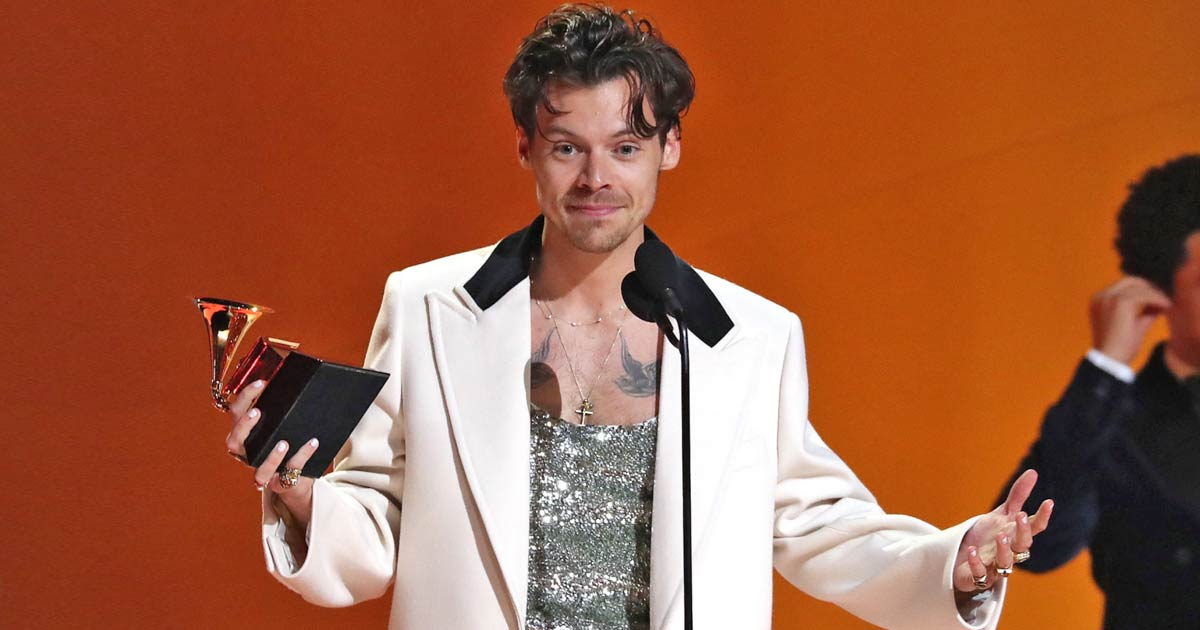
#> input picture model/test_images/harry01.jpeg, 1200 x 630 px
$ jupyter execute --allow-errors singer_classifier_model.ipynb   (shell and % lines are left out)
#> lines starting #> are read from the running program, lines starting #| are printed output that depends on the picture; after the words box and inside, x2 and y2 are one past the last pixel; in counts of white or black regions, pixels touching at a corner belong together
[cell 1]
import numpy as np
import cv2
import matplotlib.pyplot as plt

## Data Cleaning and Preprocessing

[cell 2]
img = cv2.imread('./test_images/harry01.jpeg')
#> img is the input picture: shape (630, 1200, 3); mean B, G, R 64.3, 94.1, 160.7
img.shape
#> Out = (630, 1200, 3)

[cell 3]
plt.imshow(img)

[cell 4]
gray = cv2.cvtColor(img, cv2.COLOR_BGR2GRAY)
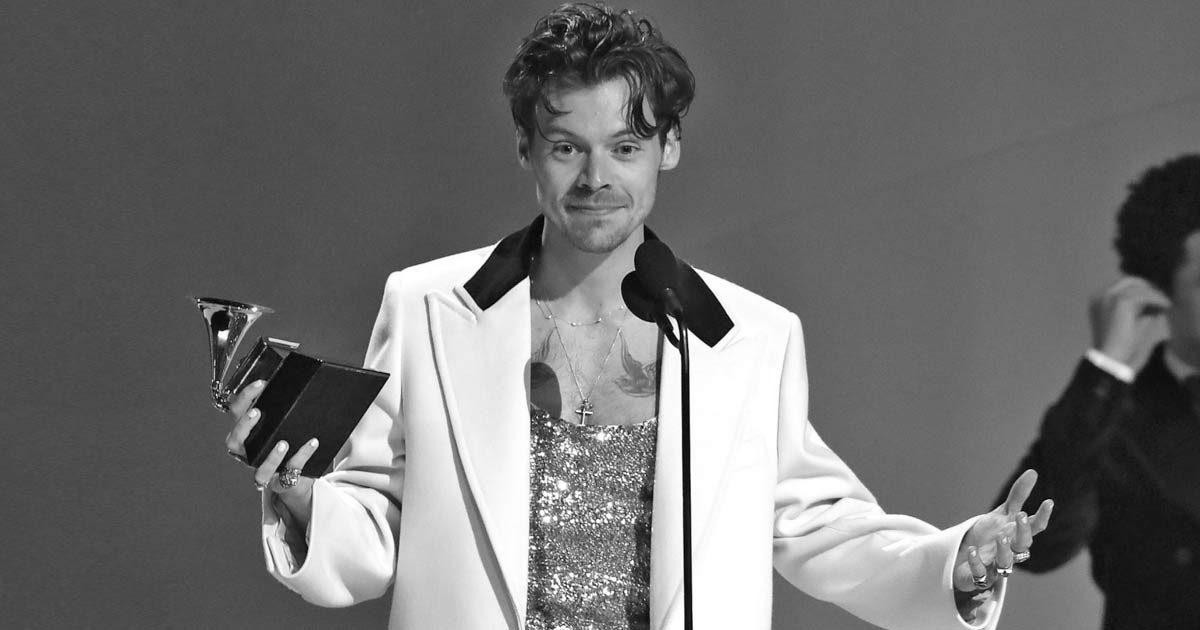
#> gray: shape (630, 1200); min 0, max 255, mean 110.6
gray.shape
#> Out = (630, 1200)

[cell 5]
gray

[cell 6]
plt.imshow(gray, cmap='gray')

[cell 7]
face_cascade = cv2.CascadeClassifier('./opencv/haarcascades/haarcascade_frontalface_default.xml')
eye_cascade = cv2.CascadeClassifier('./opencv/haarcascades/haarcascade_eye.xml')

faces = face_cascade.detectMultiScale(gray, 1.3, 5)
#> faces = [[513, 84, 161, 161]]
faces
#> Out = [[513, 84, 161, 161]]

[cell 8]
(x,y,w,h) = faces[0]
#> x = 513; y = 84; w = 161; h = 161
x,y,w,h
#> Out = (513, 84, 161, 161)

[cell 9]
face_img = cv2.rectangle(img,(x,y),(x+w,y+h),(255,0,0),2)
plt.imshow(face_img)

[cell 10]
cv2.destroyAllWindows()
for (x,y,w,h) in faces:
    face_img = cv2.rectangle(img,(x,y),(x+w,y+h),(255,0,0),2)
    roi_gray = gray[y:y+h, x:x+w]
    roi_color = face_img[y:y+h, x:x+w]
    eyes = eye_cascade.detectMultiScale(roi_gray)
    for (ex,ey,ew,eh) in eyes:
        cv2.rectangle(roi_color,(ex,ey),(ex+ew,ey+eh),(0,255,0),2)
#> this loop made 1 pass
#> (x, y, w, h, eyes) on pass 1: (513, 84, 161, 161, [[31, 46, 38, 38], [94, 48, 35, 35]])
#> pass 1, `roi_color = face_img[y:y+h, x:x+w]`:
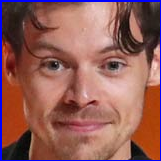
#> roi_color: shape (161, 161, 3); mean B, G, R 87.3, 93.2, 146
#> after the loop:
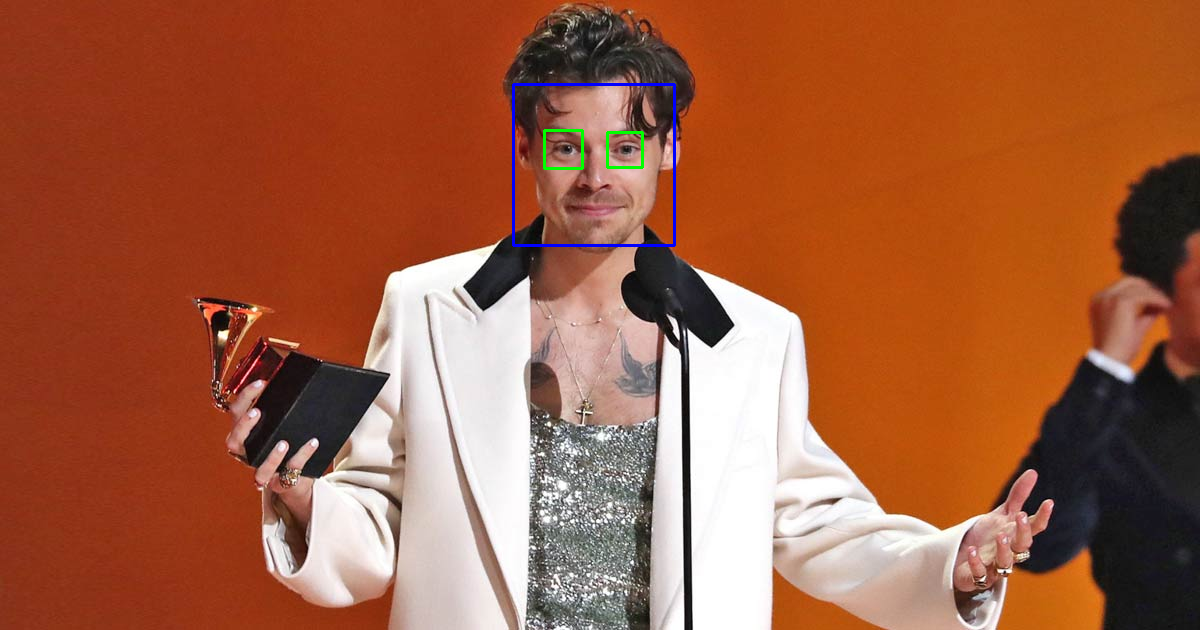
#> img: shape (630, 1200, 3); mean B, G, R 64.7, 94.1, 160.2
#> after the loop:
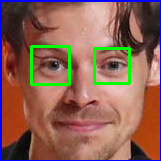
#> roi_color: shape (161, 161, 3); 3.35% of pixels changed, all inside (x1, y1, x2, y2) = (30, 45, 131, 86)

plt.figure()
plt.imshow(face_img, cmap='gray')
plt.show()

[cell 11]
plt.imshow(roi_color, cmap='gray')

[cell 12]
def cropped_two_eyes_images(image_path):
#> called with image_path = './test_images/harry01.jpeg'
    img = cv2.imread(image_path)
    if img is not None:
        gray = cv2.cvtColor(img, cv2.COLOR_BGR2GRAY)
        faces = face_cascade.detectMultiScale(gray, 1.3, 5)
#> faces = [[513, 84, 161, 161]]
        for (x,y,w,h) in faces:
            roi_gray = gray[y:y+h, x:x+w]
            roi_color = img[y:y+h, x:x+w]
            eyes = eye_cascade.detectMultiScale(roi_gray)
            if len(eyes) >= 2:
                return roi_color
#> this loop made 1 pass
#> pass 1, in cropped_two_eyes_images, `roi_color = img[y:y+h, x:x+w]`:
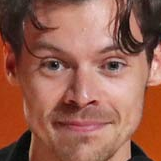
#> roi_color: shape (161, 161, 3); mean B, G, R 79.6, 95.7, 150.5

[cell 13]
original_image = cv2.imread('./test_images/harry01.jpeg')
plt.imshow(original_image)

[cell 14]
cropped_image = cropped_two_eyes_images('./test_images/harry01.jpeg')
plt.imshow(cropped_image)

[cell 15]
org_obstructed_image = cv2.imread('./test_images/ed.png')
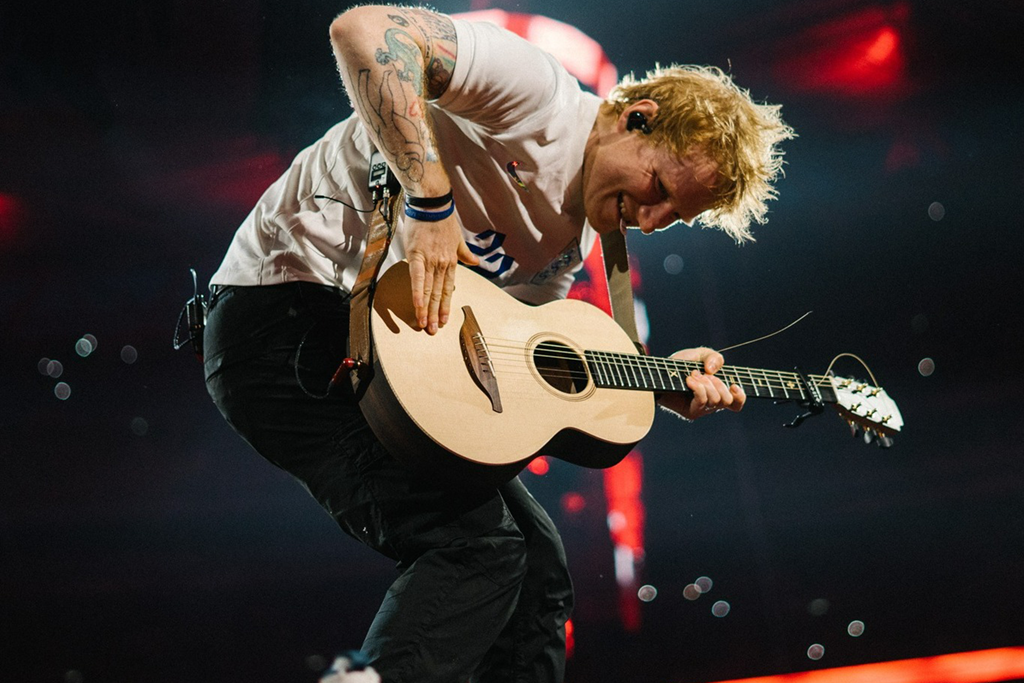
#> input picture model/test_images/ed.png, 1024 x 683 px
#> org_obstructed_image is the input picture: shape (683, 1024, 3); mean B, G, R 46.9, 50.2, 58.2
plt.imshow(org_obstructed_image)

[cell 16]
cropped_obstructed_image = cropped_two_eyes_images('./test_images/ed.png')
#> call 2 of cropped_two_eyes_images, with image_path = './test_images/ed.png'
#> in cropped_two_eyes_images (call 2), `gray = cv2.cvtColor(img, cv2.COLOR_BGR2GRAY)`:
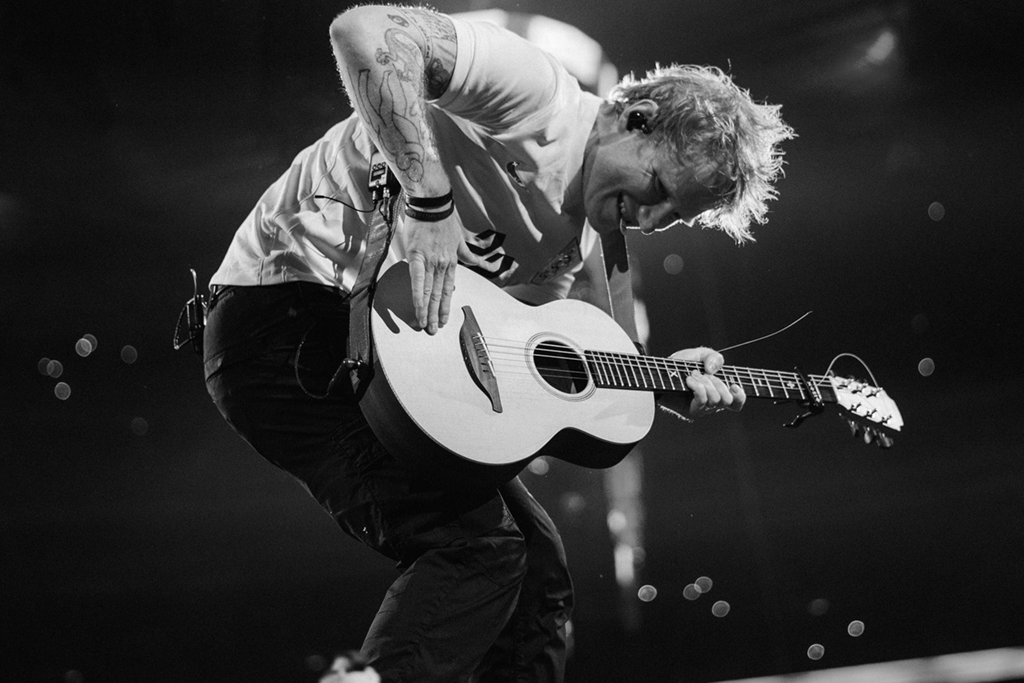
#> gray: shape (683, 1024); min 0, max 255, mean 52.2
#> in cropped_two_eyes_images (call 2), `faces = face_cascade.detectMultiScale(gray, 1.3, 5)`: faces = ()
cropped_obstructed_image

[cell 17]
path_to_data = "./dataset/"
path_to_cr_data ="./dataset/cropped/"

[cell 18]
import os
img_dirs = []
#> (the rest of this cell did not finish here and is left out)

[cell 19]
img_dirs

[cell 20]
import shutil
if os.path.exists(path_to_cr_data):
    shutil.rmtree(path_to_cr_data)
os.mkdir(path_to_cr_data)

[cell 21]
cropped_img_dirs = []
celeb_file_names_dict = {}

for img_dir in img_dirs:
    count = 1
    celeb_name = img_dir.split('/')[-1]
    print(celeb_name)

    celeb_file_names_dict[celeb_name] = []

    for entry in os.scandir(img_dir):
        roi_color = cropped_two_eyes_images(entry.path)
        if roi_color is not None:
            cropped_folder = path_to_cr_data + celeb_name
            if not os.path.exists(cropped_folder):
                os.makedirs(cropped_folder)
                cropped_img_dirs.append(cropped_folder)
                print("Generating cropped images in folder: ", cropped_folder)

            cropped_file_name = celeb_name + str(count) + ".png"
            cropped_file_path = cropped_folder + "/" + cropped_file_name

            cv2.imwrite(cropped_file_path, roi_color)
            celeb_file_names_dict[celeb_name].append(cropped_file_path)
            count+=1

[cell 22]
import numpy as np
import pywt
import cv2

def w2d(img, mode='haar', level=1):
#> called with mode = 'db1', level = 5
    imArray = img
    #Datatype conversions
    #convert to grayscale
    imArray = cv2.cvtColor( imArray,cv2.COLOR_RGB2GRAY )
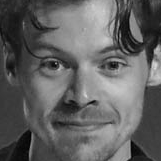
#> imArray: shape (161, 161); min 1, max 214, mean 97.2
    #convert to float
    imArray =  np.float32(imArray)
    imArray /= 255;
    # compute coefficients
    coeffs=pywt.wavedec2(imArray, mode, level=level)
#> coeffs = 6 items

    #Process Coefficients
    coeffs_H=list(coeffs)
#> coeffs_H = 6 items
    coeffs_H[0] *= 0;

    # reconstruction
    imArray_H=pywt.waverec2(coeffs_H, mode);
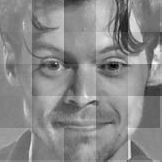
#> imArray_H: shape (162, 162) float32; min -0.567, max 0.484, mean -4.36e-10; drawn with min black and max white
    imArray_H *= 255;
    imArray_H =  np.uint8(imArray_H)
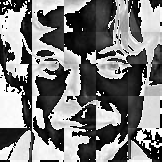
#> imArray_H: shape (162, 162); min 0, max 255, mean 123.8

    return imArray_H

[cell 23]
im_har = w2d(cropped_image,'db1',5)
plt.imshow(im_har, cmap='gray')

[cell 24]
class_dict = {}
count = 0
for celeb_name in celeb_file_names_dict.keys():
    class_dict[celeb_name] = count
    count += 1
class_dict
